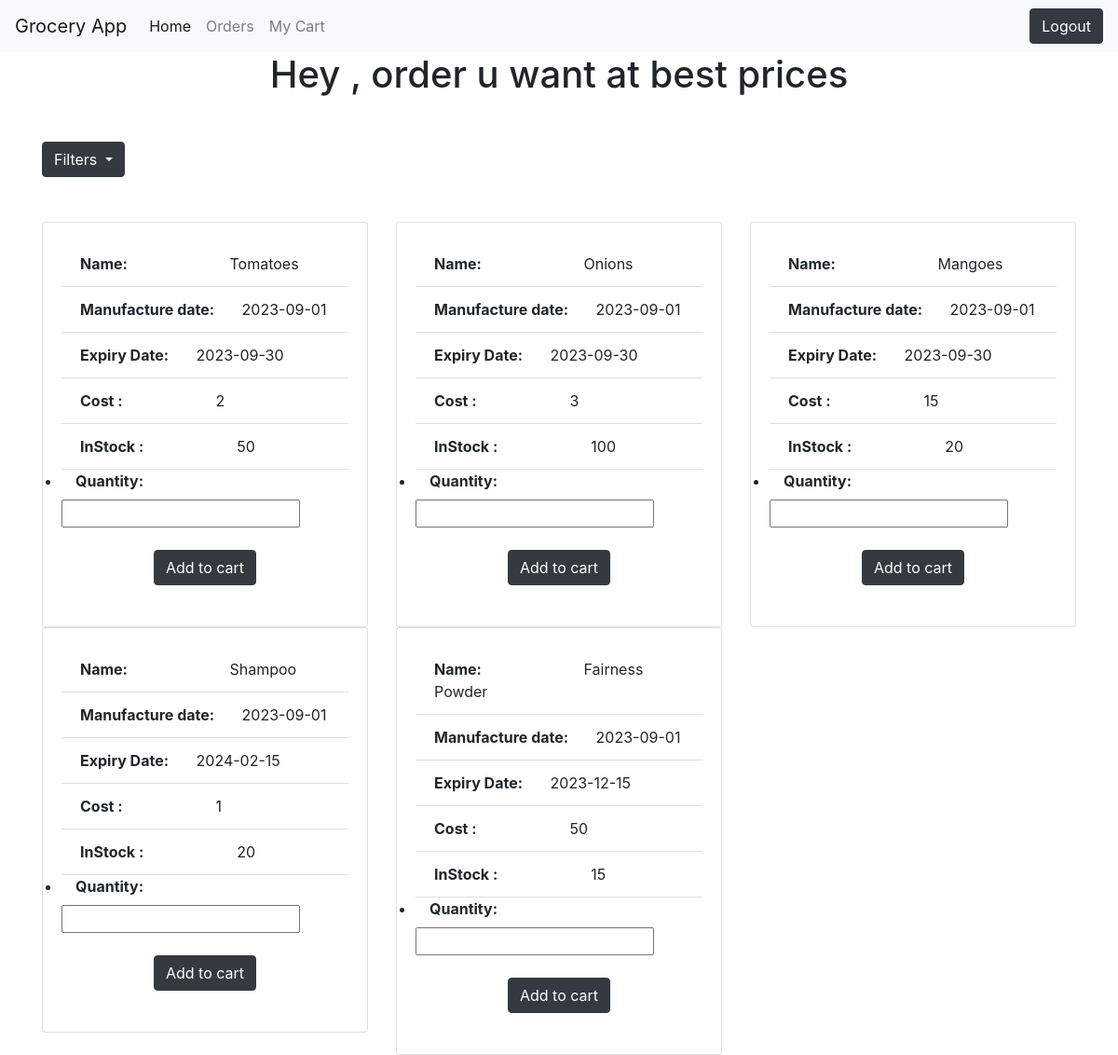
The page /dashboard (signed in) on the database its author committed.
### app.py (models this page shows)
class Product(db.Model):
    product_id=db.Column(db.Integer,primary_key=True)
    product_name=db.Column(db.String(20),nullable=False)
    product_mdate=db.Column(db.Date,nullable=False)
    product_edate=db.Column(db.Date,nullable=False)
    product_cost=db.Column(db.Integer,nullable=False)
    product_stock=db.Column(db.Integer,nullable=False)
    category_id=db.Column(db.Integer,db.ForeignKey("category.category_id"),nullable=False)

### app.py (the view)
@app.route('/dashboard', methods=["GET","POST"])
@login_required
def dashboard():
    all=Product.query.all()
    allc=Category.query.all()
    return render_template('dashboard.html',username=current_user.username, all=all, allc=allc)

### app.py (called while the page is built)
@login_manager.user_loader
def load_admin(admin_id):
    return Admin.query.get(int(admin_id))

### templates/dashboard.html (shortened to what this page needs)
<!DOCTYPE html>
<html lang="en">
<head>
    <link rel="stylesheet" href="https://maxcdn.bootstrapcdn.com/bootstrap/4.5.2/css/bootstrap.min.css">
</head>
<body>
    <nav class="navbar navbar-expand-lg navbar-light bg-light">
        <a class="navbar-brand" href="#">Grocery App</a>
        <div class="collapse navbar-collapse" id="navbarNav">
            <ul class="navbar-nav">
                <li class="nav-item active">
                    <a class="nav-link" href="{{ url_for('dashboard') }}">Home</a>
                </li>
                <li class="nav-item">
                    <a class="nav-link" href="{{ url_for('ordersf') }}">Orders</a>
                </li>
                <li class="nav-item">
                    <a class="nav-link" href="{{ url_for('view_cart') }}">My Cart</a>
                </li>
            </ul>
        </div>
        <div class="ml-auto">
            <a href="{{url_for('logout')}}" class="btn btn-dark">Logout</a>
        </div>
    </nav>
    <h1><center>Hey {{session['username']}}, order u want at best prices </center></h1>
    <div class="container mt-5">
        <div class="dropdown">
            <button class="btn btn-dark dropdown-toggle" type="button" id="dropdownMenuButton" data-toggle="dropdown" aria-haspopup="true" aria-expanded="false">
                Filters
            </button>
        </div>
    </div>
    <div class="container mt-5">
        <div class="row">
            {% for one in all %}
                <div class="col-md-4">
                    <div class="card">
                        <div class="card-body">
                            <ul class="list-group list-group-flush">
                                <li class="list-group-item"><span style="margin-right: 100px"><Strong>Name:</Strong></span>  <span style="margin-left:5px;">{{one['product_name']}}</span></li>
                                <li class="list-group-item"><span style="margin-right: 25px"><Strong>Manufacture date:</Strong> </span> {{one['product_mdate']}}</li>
                                <li class="list-group-item"><span style="margin-right: 25px"><Strong>Expiry Date:</Strong></span>     {{one['product_edate']}}</li>
                                <li class="list-group-item"><span style="margin-right: 100px"><Strong>Cost :</Strong></span>{{one['product_cost']}}</li>
                                {% if one['product_stock'] >0 %}
                                <li class="list-group-item"><span style="margin-right: 100px"><Strong>InStock :</Strong></span>{{one['product_stock']}}</li>
                                <li>
                                <form action='/ordering' method='post'>
                                <label for="product_quant"><span style="margin-left:15px"><Strong>Quantity:</Strong></span></label>
                                <input type="number" name="product_quant" max="{{one['product_stock']}}" ><br><br>
                                <center><input class="btn btn-dark" type="submit" value="Add to cart"></center><br>
                                </form>
                                </li>
                                {% else %}
                                <li class="list-group-item"><span style="margin-right: 100px"><Strong>InStock :</Strong></span>out of stock</li>
                                {% endif %}
                            </ul>
                        </div>
                    </div>
                </div>
            {% endfor %}
        </div>
    </div>
</body>
</html>

### rows shown on the page
Product: product_name "Tomatoes", product_mdate "2023-09-01", product_edate "2023-09-30", product_cost "2", product_stock "50"
Product: product_name "Onions", product_mdate "2023-09-01", product_edate "2023-09-30", product_cost "3", product_stock "100"
Product: product_name "Mangoes", product_mdate "2023-09-01", product_edate "2023-09-30", product_cost "15", product_stock "20"
Product: product_name "Shampoo", product_mdate "2023-09-01", product_edate "2024-02-15", product_cost "1", product_stock "20"
Product: product_name "Fairness Powder", product_mdate "2023-09-01", product_edate "2023-12-15", product_cost "50", product_stock "15"
